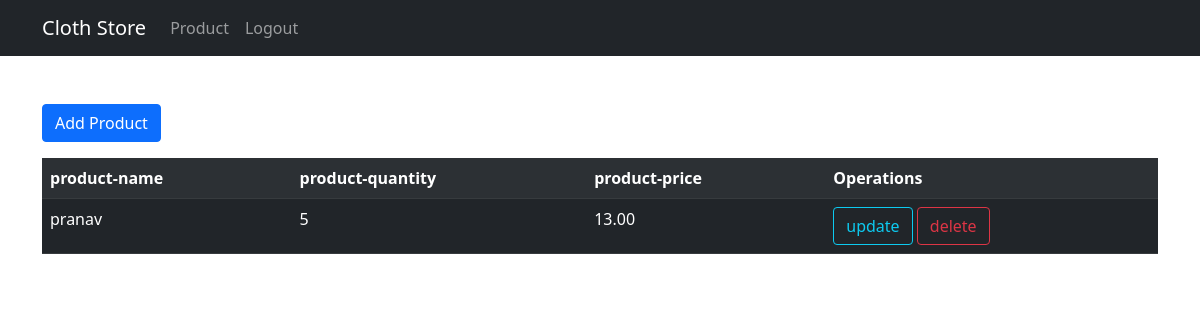
The page /product/ (signed in) on the database as committed earlier.
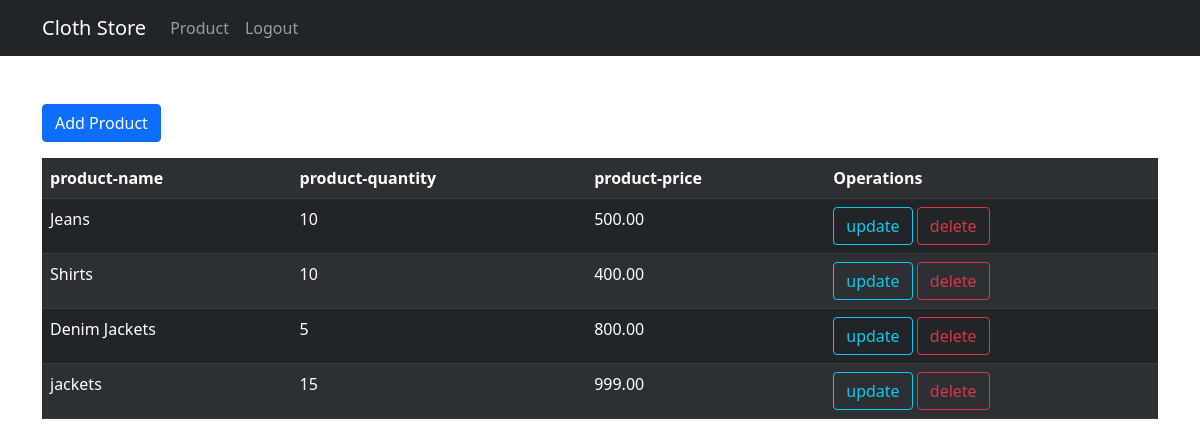
The same page on the database as committed later.
### product/models.py (models this page shows, shortened)
class Product(models.Model):
    name = models.CharField(max_length=30)
    quantity = models.IntegerField()
    price = models.DecimalField(max_digits=5, decimal_places=2)

### product/views.py (the view)
# urls.py: path('', ProductListView.as_view() , name='home'),
class ProductListView(LoginRequiredMixin, ListView):
    model = Product
    template_name = 'product/home.html'
    context_object_name = 'products'

### product/templates/product/home.html (shortened to what this page needs)
{% extends "employee/base.html" %}
{% block content %}
<a href="{% url 'create-product' %}"  class='btn btn-primary mb-3'>Add Product</a>
<table class="table table-dark table-striped">
    <tr>
        <th>
            product-name
        </th>
        <th>
            product-quantity
        </th>
        <th>
            product-price
        </th>
        <th>Operations</th>
    </tr>
    {% for product in products %}
    <tr>
        <td>
            {{product.name}}
        </td>
        <td>
            {{product.quantity}}
        </td>
        <td>
            {{product.price}}
        </td>
        <td>
            <a class="btn btn-outline-info" href="{% url 'update-product' product.id %}">update</a>
            <a class="btn btn-outline-danger" href="{% url 'delete-product' product.id %}">delete</a>
        </td>
    </tr>
    {% endfor %}
</table>
{% endblock %}

### employee/templates/employee/base.html (shortened to what this page needs)
{% load static %}
<!DOCTYPE html>
<html lang="en">
<head>
    <link href="https://cdn.jsdelivr.net/npm/bootstrap@5.0.1/dist/css/bootstrap.min.css" rel="stylesheet">
    <link rel="stylesheet" href="https://cdn.jsdelivr.net/npm/@fortawesome/fontawesome-free@5.15.3/css/fontawesome.min.css">
<body>
    <header class="site-header mb-5" style="position: relative;">
        <nav class="navbar navbar-expand-md navbar-dark bg-dark bg-steel">
            <div class="container">
                <a class="navbar-brand mr-4" href="/product/">Cloth Store</a>
                <div class="collapse navbar-collapse" id="navbarToggle">
                    <div class="navbar-nav mr-auto ">
                        {% if user.is_authenticated %}
                            <a class="nav-item nav-link" href="#">Product</a>
                            <a class="nav-item nav-link" href="/logout/">Logout</a>
                        {% endif %}
                    </div>
                </div>
            </div>
        </nav>
    </header>
    <main role="main" class="container mt-5">
        {% block content %}{% endblock %}
    </main>
</body>
</html>

Rows that differ between the two databases and show on the page:
removed Product: name "pranav", quantity "5", price "13.00"
added Product: name "Jeans", quantity "10", price "500.00"
added Product: name "Shirts", quantity "10", price "400.00"
added Product: name "Denim Jackets", quantity "5", price "800.00"
added Product: name "jackets", quantity "15", price "999.00"
